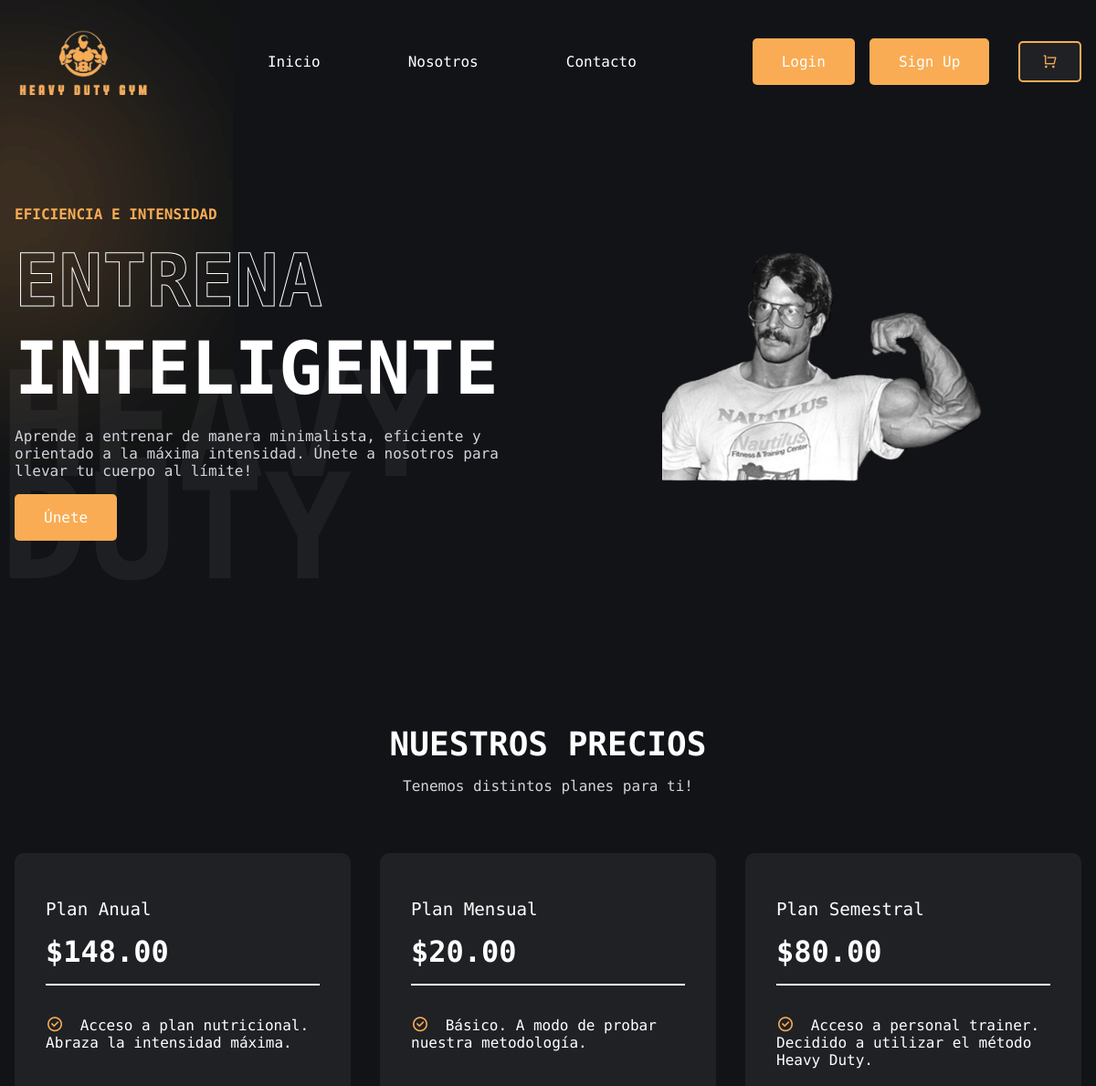
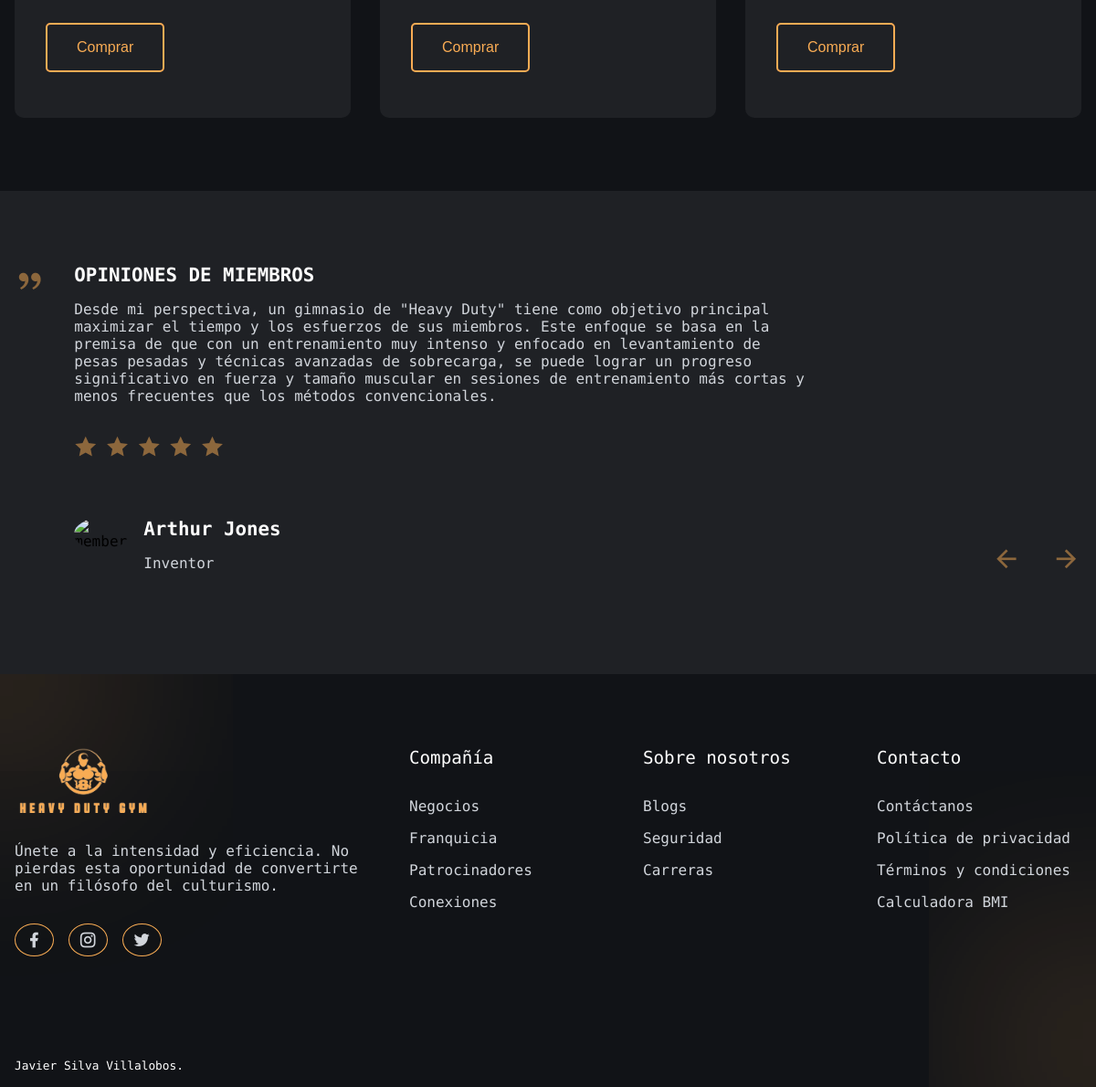
The page / on the database its author committed (2 pictures, top to bottom).
### main/models.py (models this page shows, shortened)
class Item(models.Model):
    name = models.CharField(max_length=100)
    price = models.DecimalField(max_digits=10, decimal_places=2)
    description = models.TextField()
    class Meta:
        ordering = ['name']

### main/views.py (the view)
# urls.py: path('', views.home, name='home'),
def home(request):
    item_count = 0
    if request.user.is_authenticated:
        cart, created = Cart.objects.get_or_create(user=request.user)
        item_count = cart.cartitem_set.count()
    items = Item.objects.all()
    services = {
        'entrenamiento_personalizado': Item.objects.get(id=1),
        'nutricion_y_dieta': Item.objects.get(id=2),
        'clases_en_grupo': Item.objects.get(id=3)
    }
    return render(request, 'main/index.html', {'items': items, 'item_count': item_count, 'services': services})

### main/templates/main/index.html (shortened to what this page needs)
{% extends 'main/base.html' %}
{% load static %}
{% block content %}
<header class="section__container header__container" role="banner">
    <div class="header__content">
        <h4>EFICIENCIA E INTENSIDAD</h4>
        <h1><span>ENTRENA</span> INTELIGENTE</h1>
        <p>Aprende a entrenar de manera minimalista, eficiente y orientado a la máxima intensidad. Únete a nosotros para llevar tu cuerpo al límite!</p>
        <a href="#" class="btn">Únete</a>
    </div>
    <div class="header__image">
        <img src="{% static 'images/header.png' %}" alt="header">
    </div>
</header>
<section class="section__container price__container" role="region" aria-labelledby="price-header">
    <h2 id="price-header" class="section__header">NUESTROS PRECIOS</h2>
    <p class="section__subheader">Tenemos distintos planes para ti!</p>
    <div class="price__grid">
        {% for item in items %}
        <div class="price__card">
            <div class="price__card__content">
                <h4>{{ item.name }}</h4>
                <h3>${{ item.price|floatformat:2 }}</h3>
                <p>
                    <i class="ri-checkbox-circle-line"></i>
                    {{ item.description }}
                </p>
            </div>
            <form method="post" action="{% url 'add_to_cart' item.id %}">
                <button type="submit" class="btn price__btn">Comprar</button>
            </form>
        </div>
        {% endfor %}
    </div>
</section>
<section class="review" role="region" aria-labelledby="review-header">
    <div class="section__container review__container">
        <span><i class="ri-double-quotes-r"></i></span>
        <div class="review__content">
            <h4 id="review-header">OPINIONES DE MIEMBROS</h4>
            <p>Desde mi perspectiva, un gimnasio de "Heavy Duty" tiene como objetivo principal maximizar el tiempo y los esfuerzos de sus miembros. Este enfoque se basa en la premisa de que con un entrenamiento muy intenso y enfocado en levantamiento de pesas pesadas y técnicas avanzadas de sobrecarga, se puede lograr un progreso significativo en fuerza y tamaño muscular en sesiones de entrenamiento más cortas y menos frecuentes que los métodos convencionales.</p>
            <div class="review__rating">
                <span><i class="ri-star-fill"></i></span>
                <span><i class="ri-star-fill"></i></span>
                <span><i class="ri-star-fill"></i></span>
                <span><i class="ri-star-fill"></i></span>
                <span><i class="ri-star-fill"></i></span>
            </div>
            <div class="review__footer">
                <div class="review__member">
                    <img src="https://upload.wikimedia.org/wikipedia/commons/3/3e/Arthur_Jones_Portrait.jpg" alt="member">
                    <div class="review_member__details">
                        <h4>Arthur Jones</h4>
                        <p>Inventor</p>
                    </div>
                </div>
                <div class="review__nav">
                    <span><i class="ri-arrow-left-line"></i></span>
                    <span><i class="ri-arrow-right-line"></i></span>
                </div>
            </div>
        </div>
    </div>
</section>
{% endblock %}

### main/templates/main/base.html (shortened to what this page needs)
<!DOCTYPE html>
<html lang="en">
<head>
    {% load static %}
    <link href="https://cdn.jsdelivr.net/npm/remixicon@4.2.0/fonts/remixicon.css" rel="stylesheet">
    <link rel="stylesheet" href="{% static 'css/styles.css' %}">
</head>
<body>
    {% include 'main/navbar.html' %}
    <main>
        {% block content %}{% endblock %}
    </main>
    {% include 'main/footer.html' %}
</body>
</html>

### main/templates/main/navbar.html (shortened to what this page needs)
{% load static %}
<nav role="navigation" aria-label="Main Navigation">
    <div class="nav__logo">
        <a href="{% url 'home' %}"><img src="{% static 'images/logo.png' %}" alt="logo"></a>
    </div>
    <ul class="nav__links">
        <li class="link"><a href="{% url 'home' %}">Inicio</a></li>
        <li class="link"><a href="#">Nosotros</a></li>
        <li class="link"><a href="{% url 'contact' %}">Contacto</a></li>
    </ul>
    <div class="nav__auth">
        <div class="nav__buttons">
            {% if user.is_authenticated %}
                <a href="{% url 'logout' %}" class="btn nav__btn">Logout</a>
            {% else %}
                <a href="{% url 'login' %}" class="btn nav__btn">Login</a>
                <a href="{% url 'signup' %}" class="btn nav__btn">Sign Up</a>
            {% endif %}
        </div>
        <a href="{% url 'cart' %}" class="cart__icon-btn" aria-label="Carrito de compras">
            <i class="ri-shopping-cart-line" aria-hidden="true"></i>
        </a>
    </div>
</nav>

### main/templates/main/footer.html (shortened to what this page needs)
{% load static %}
<footer class="section__container footer__container" role="contentinfo">
    <div class="footer__col">
        <div class="footer__logo">
            <img src="{% static 'images/logo.png' %}" alt="logo">
        </div>
        <p>Únete a la intensidad y eficiencia. No pierdas esta oportunidad de convertirte en un filósofo del culturismo.</p>
        <div class="footer__socials">
            <a href="#" aria-label="Facebook"><i class="ri-facebook-fill"></i></a>
            <a href="#" aria-label="Instagram"><i class="ri-instagram-line"></i></a>
            <a href="#" aria-label="Twitter"><i class="ri-twitter-fill"></i></a>
        </div>
    </div>
    <div class="footer__col">
        <h4>Compañía</h4>
        <a href="#">Negocios</a>
        <a href="#">Franquicia</a>
        <a href="#">Patrocinadores</a>
        <a href="#">Conexiones</a>
    </div>
    <div class="footer__col">
        <h4>Sobre nosotros</h4>
        <a href="#">Blogs</a>
        <a href="#">Seguridad</a>
        <a href="#">Carreras</a>
    </div>
    <div class="footer__col">
        <h4>Contacto</h4>
        <a href="{% url 'contact' %}">Contáctanos</a>
        <a href="#">Política de privacidad</a>
        <a href="#">Términos y condiciones</a>
        <a href="#">Calculadora BMI</a>
    </div>
</footer>
<div class="footer__bar">
    Javier Silva Villalobos.
</div>

### rows shown on the page
Item: name "Plan Anual", price "148.00", description "Acceso a plan nutricional. Abraza la intensidad máxima."
Item: name "Plan Mensual", price "20.00", description "Básico. A modo de probar nuestra metodología."
Item: name "Plan Semestral", price "80.00", description "Acceso a personal trainer. Decidido a utilizar el método Heavy Duty."
